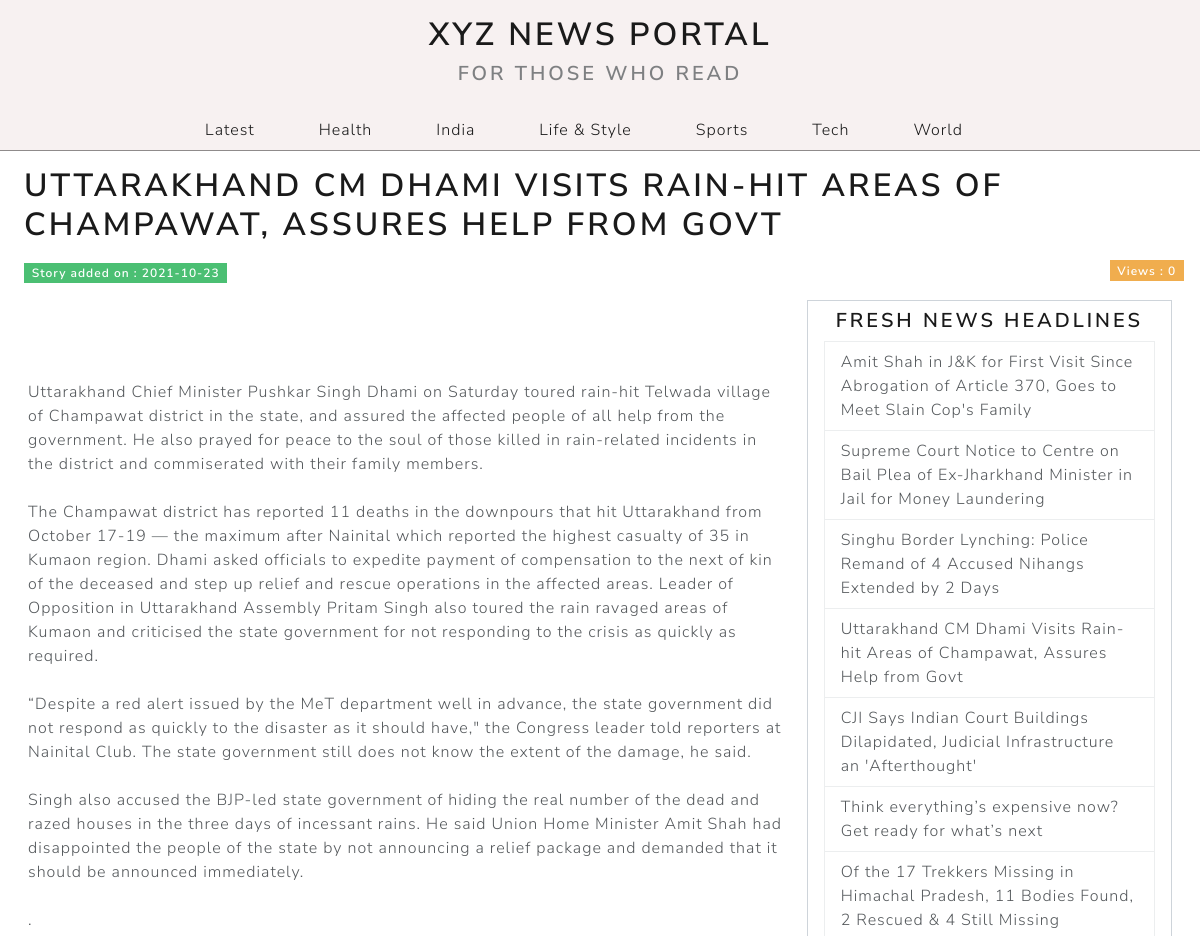
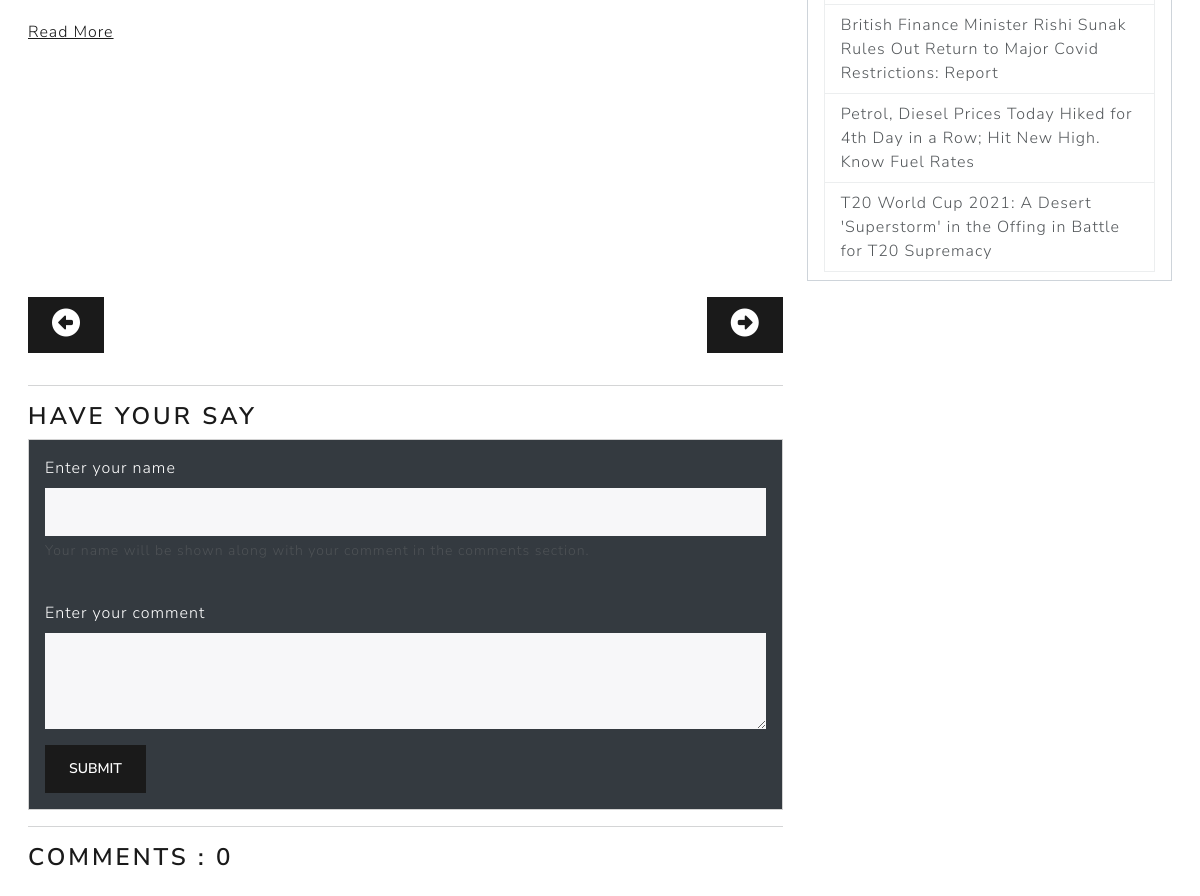
Page /post.php?id=16 on the committed database (2 pictures, top to bottom).
### tables this page shows
CREATE TABLE `article` (
  `article_id` int(11) NOT NULL,
  `article_title_img` text NOT NULL,
  `article_title` text NOT NULL,
  `article_category` text NOT NULL,
  `article_desc` text NOT NULL,
  `article_visit` int(11) NOT NULL DEFAULT 0,
  `admin_id` int(11) NOT NULL,
  `article_img1` text DEFAULT '',
  `article_img2` text DEFAULT '',
  `article_img3` text DEFAULT '',
  `article_status` int(11) NOT NULL DEFAULT 1,
  `article_date` date NOT NULL DEFAULT current_timestamp()
);

### post.php (the view, shortened to what this page needs)
<?php
    require('./config/db.php');
    $id = mysqli_real_escape_string($conn, $_GET['id']);
    $query = 'select * from article where article_id='.$id;
    $query_titles = "SELECT * FROM article WHERE article_status = 1 ORDER BY article_id DESC LIMIT 10";
    $query_allCategories = "select distinct article_category from article order by article_category";
    $query_comments = "select * from comment where (article_id = '$id' and comment_status = '1') order by comment_id desc";
    $results = mysqli_query($conn,$query);
    $results_titles = mysqli_query($conn,$query_titles);
    $results_allCategories = mysqli_query($conn,$query_allCategories);
    $results_comments = mysqli_query($conn,$query_comments);
    $post = mysqli_fetch_assoc($results);
    $titles = mysqli_fetch_all($results_titles,MYSQLI_ASSOC);
    $allCategories = mysqli_fetch_all($results_allCategories,MYSQLI_ASSOC);
    $comments = mysqli_fetch_all($results_comments,MYSQLI_ASSOC);
    $next = mysqli_fetch_assoc(mysqli_query($conn,"select min(article_id) from article where article_id>$id"));
    $previous = mysqli_fetch_assoc(mysqli_query($conn,"select max(article_id) from article where article_id<$id"));
?>
<!DOCTYPE html>
<html lang="en">
<head>
    <link rel="stylesheet" href="css/main.css">
    <link rel="stylesheet" href="https://bootswatch.com/5/lux/bootstrap.css">
    <link rel="stylesheet" href="./css/post.css">
</head>
<body>
    <div class="header">
        <div class="container-fluid">
            <a href="index.php" id="banner">
                <div id="banner" class="text-center py-3">
                    <h1>XYZ News Portal</h1>
                    <h4 class="text-muted">For those who read</h4>
                </div>
            </a>
            <div class="container-md">
                <ul class="nav nav-pills justify-content-center">
                    <li class="nav-item">
                    <a class="nav-link" href="index.php">Latest</a>
                    </li>
                    <?php foreach($allCategories as $cat): ?>
                        <li class="nav-item">
                        <a class="nav-link" href="categorizedPosts.php?category=<?php echo $cat['article_category']; ?>"><?php echo $cat['article_category']; ?></a>
                        </li>
                    <?php endforeach; ?>
                </ul>
            </div>
        </div>
    </div>
    <div class="main-content container-lg-12 mx-3">
        <h1 class="mx-2 pt-3"> <?php echo $post['article_title']; ?></h1>
        <div class="container-lg-12 main-container mx-0">
            <div class="row my-3">
                <div class="col-sm-6">
                    <span class="mx-2 badge bg-success">Story added on : <?php echo $post['article_date'];?></span>
                </div>
                <div class="col-sm-6">
                    <span style="float:right;" class="mx -2 badge bg-warning">Views : <?php echo $post['article_visit'];?></span>
                </div>
            </div>
            <div class="row mx-0 my-3">
                <div class="col-lg-8 my-2">
                    <div class="text-center mb-5"><img src="admin/assets/upload/article/<?php echo $post['article_title_img']?>" alt="" class="img-fluid"></div>
                    <p><?php echo $post['article_desc'] ; ?></p>
                </div>
                <div class="col-lg-4 mx-auto">
                    <div class=" border border-secondary search-box p-2">
                        <h4 class="text-center">Fresh News headlines</h4>
                        <div class="list-group mx-2">
                        <?php foreach($titles as $title) : ?>
                        <a href="post.php?id=<?php echo $title['article_id']; ?>" class="list-group-item list-group-item-action news-headline-links"><?php echo $title['article_title'];?></a>
                        <?php endforeach; ?>
                        </div>
                    </div>
                </div>
            </div>
            <div class="row mx-0 my-3">
                <div class="col-md-8">
                    <div class="row">
                        <div class="col-sm-6">
                            <?php if($previous['max(article_id)'] != NULL):?>
                                <a href="post.php?id=<?php echo $previous['max(article_id)'];?>"><button type="button" class="btn btn-primary" id="previous-btn"><i class="fas fa-2x fa-arrow-alt-circle-left"></i></button></a>
                            <?php endif;?>
                        </div>
                        <div class="col-sm-6">
                            <?php if($next['min(article_id)'] != NULL):?>
                                <a href="post.php?id=<?php echo $next['min(article_id)'];?>"><button style="float:right;" type="button" class="btn btn-primary" id="previous-btn"><i class="fas fa-2x fa-arrow-alt-circle-right"></i></button></a>
                            <?php endif;?>
                        </div>
                    </div>
                </div>
            </div>
            <div class="row mx-0 my-3">
                <div class="col-md-8">
                    <hr>
                    <h3>Have your say</h3>
                     <div class="card">
                        <div class="card-body text-white bg-dark">
                            <form action="<?php $_SERVER['PHP_SELF'];?>" method="post">
                                <div class="mb-3">
                                    <label for="inputName" class="form-label">Enter your name</label>
                                    <input type="text" class="form-control" name="commenter_name" id="inputName" aria-describedby="emailHelp">
                                    <div id="emailHelp" class="form-text">Your name will be shown along with your comment in the comments section.</div>
                                </div>
                                <div class=" mb-3 form-group">
                                <label for="exampleTextarea" class="form-label mt-4">Enter your comment</label>
                                <textarea class="form-control" name="comment" id="exampleTextarea" rows="3"></textarea>
                                </div>
                                <button type="submit" name="submit" class="btn btn-primary">Submit</button>
                            </form>
                        </div>
                     </div>
                     <hr>
                    <h3>Comments : <?php echo count($comments);?></h3>
                </div>
            </div>
        </div>
    </div>
</body>
</html>

### css/main.css (style rules this page uses)
body { background-color: #eee; }
.header { background-color: rgba(247, 241, 241, 0.986); border-bottom: 1px solid rgba(0, 0, 0, 0.425); }
.search-box { position: -webkit-sticky; position: sticky; top: 10px; }
#banner { text-decoration: none; }

### css/post.css (style rules this page uses)
body { overflow-x: hidden; transition: all ease-in-out 1s; }

### rows in the picture
article: article_title "UTTARAKHAND CM DHAMI VISITS RAIN-HIT AREAS OF CHAMPAWAT, ASSURES HELP FROM GOVT", article_date "2021-10-23", article_visit "0", article_desc "Uttarakhand Chief Minister Pushkar Singh Dhami on Saturday toured rain-hit Telwada village of Champawat district in the state, and assured the affected people of all help from the government. He also prayed for peace to the soul of those killed in rain-related incidents in the district and commiserated with their family members. The Champawat district has reported 11 deaths in the downpours that hit Uttarakhand from October 17-19 — the maximum after Nainital which reported the highest casualty of 35 in Kumaon region. Dhami asked officials to expedite payment of compensation to the next of kin of the deceased and step up relief and rescue operations in the affected areas. Leader of…", article_title "Uttarakhand CM Dhami Visits Rain-hit Areas of Champawat, Assures Help from Govt"
article: article_title "Amit Shah in J&K for First Visit Since Abrogation of Article 370, Goes to Meet Slain Cop's Family"
article: article_title "Supreme Court Notice to Centre on Bail Plea of Ex-Jharkhand Minister in Jail for Money Laundering"
article: article_title "Singhu Border Lynching: Police Remand of 4 Accused Nihangs Extended by 2 Days"
article: article_title "CJI Says Indian Court Buildings Dilapidated, Judicial Infrastructure an 'Afterthought'"
article: article_title "Think everything’s expensive now? Get ready for what’s next"
article: article_title "Of the 17 Trekkers Missing in Himachal Pradesh, 11 Bodies Found, 2 Rescued & 4 Still Missing"
article: article_title "British Finance Minister Rishi Sunak Rules Out Return to Major Covid Restrictions: Report"
article: article_title "Petrol, Diesel Prices Today Hiked for 4th Day in a Row; Hit New High. Know Fuel Rates"
article: article_title "T20 World Cup 2021: A Desert 'Superstorm' in the Offing in Battle for T20 Supremacy"

### other values in the picture
$cat['article_category'] "Health"
$cat['article_category'] "India"
$cat['article_category'] "Life & Style"
$cat['article_category'] "Sports"
$cat['article_category'] "Tech"
$cat['article_category'] "World"
count($comments) "0"
